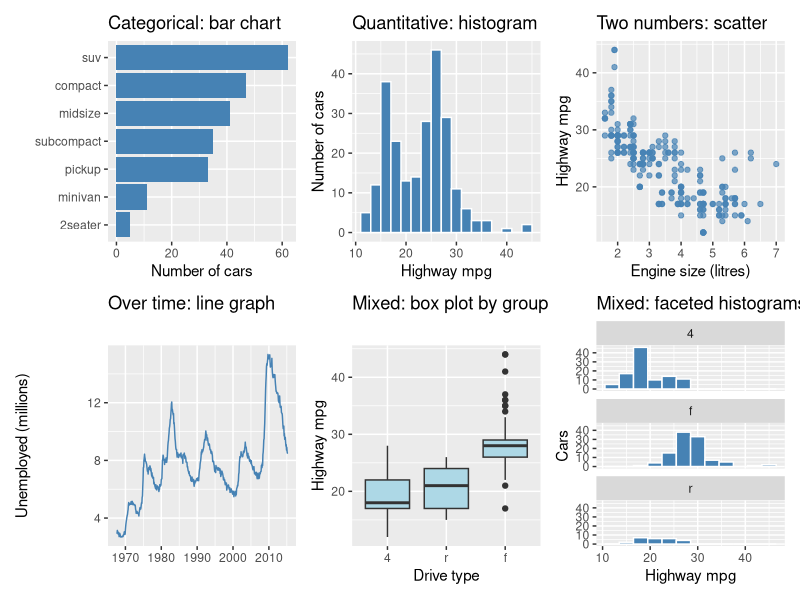

The R script that drew this image:
## ---- chunk 1
#| fig-width: 9
#| fig-height: 7
library(ggplot2)
library(patchwork)

bar <- ggplot(mpg, aes(x = reorder(class, class, length))) +
  geom_bar(fill = "steelblue") +
  coord_flip() +
  labs(title = "Categorical: bar chart", x = NULL, y = "Number of cars")

hist <- ggplot(mpg, aes(hwy)) +
  geom_histogram(binwidth = 2, fill = "steelblue", colour = "white") +
  labs(title = "Quantitative: histogram", x = "Highway mpg", y = "Number of cars")

scatter <- ggplot(mpg, aes(displ, hwy)) +
  geom_point(colour = "steelblue", alpha = 0.7) +
  labs(title = "Two numbers: scatter", x = "Engine size (litres)", y = "Highway mpg")

line <- ggplot(economics, aes(date, unemploy / 1000)) +
  geom_line(colour = "steelblue") +
  labs(title = "Over time: line graph", x = NULL, y = "Unemployed (millions)")

box <- ggplot(mpg, aes(x = reorder(drv, hwy, median), y = hwy)) +
  geom_boxplot(fill = "lightblue") +
  labs(title = "Mixed: box plot by group", x = "Drive type", y = "Highway mpg")

facet <- ggplot(mpg, aes(hwy)) +
  geom_histogram(binwidth = 3, fill = "steelblue", colour = "white") +
  facet_wrap(~ drv, ncol = 1) +
  labs(title = "Mixed: faceted histograms", x = "Highway mpg", y = "Cars")

(bar | hist | scatter) / (line | box | facet)
